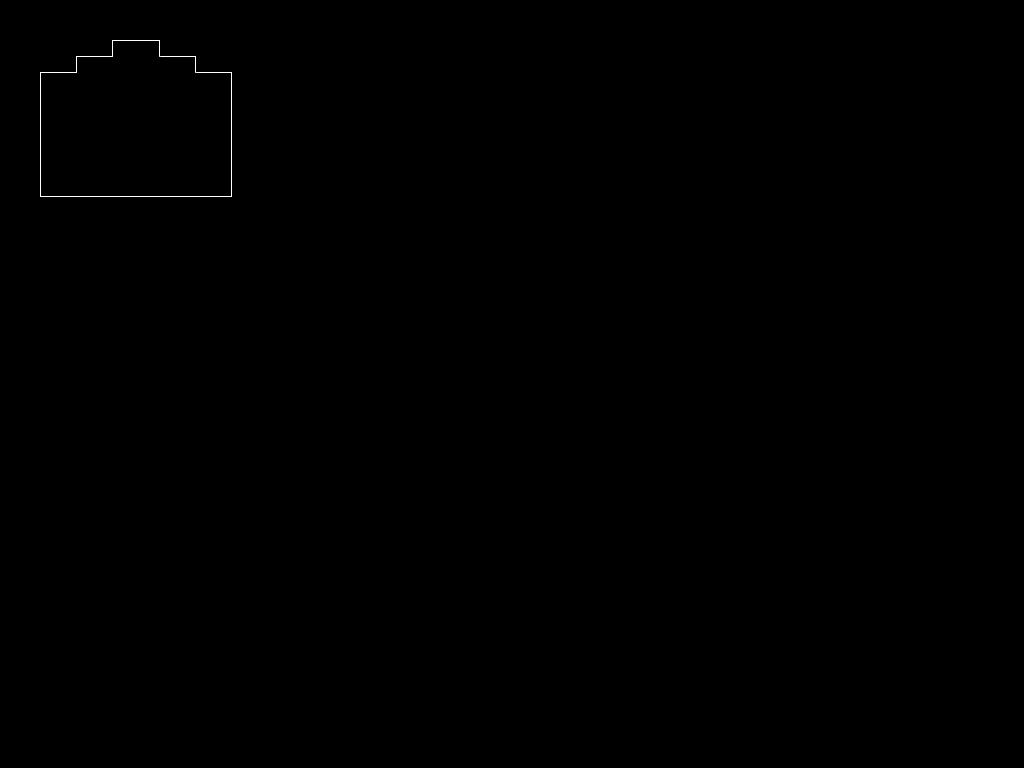
Frame 1 (no input)
Frame 60 (the mouse pressed at the canvas centre just before this capture): identical to frame 1, image omitted
Frame 120 (the mouse held since frame 60 and released just before this capture): identical to frame 1, image omitted

The Processing sketch that drew this single still picture (run headless with seeded random() and noise(); from frame 60 on, the mouse is pressed at the canvas centre):

// Processing sketch: p26k_steps_outline
// ── p26k_steps_outline.pde
// 26k Pixels Template
// Chris Sugrue. Feb 27, 2011
// Dibuja el contorno de la fachada (todas las lineas aparece en la fachada)

void setup()
{
  size(1024,768);
}

void draw()
{
  
  background(0,0,0);
  
  stroke(255);  
  drawFacadeContourInside();
}


void drawFacadeContourInside()
{

  //left line
  line(40,72,40,196);
  
  //bottom
  line(40,196,231,196);
  
  //right side
  line(231,72,231,196);
  
  // steps
  //flat left
  line(40,72,76,72);
  
  //vert
  line(76,72,76,56);
  
  // hor
  line(76,56,112,56);
  
  //vert
  line(112,56,112,40);
    
  //top
  line(112,40,159,40);
  
   //vert right side
  line(159,40,159,56);
  
  //hors
   line(160,56,195,56);
   
  //  vert
  line(195,56,195,72);
  
  //hor
  line(196,72,231,72);
}
